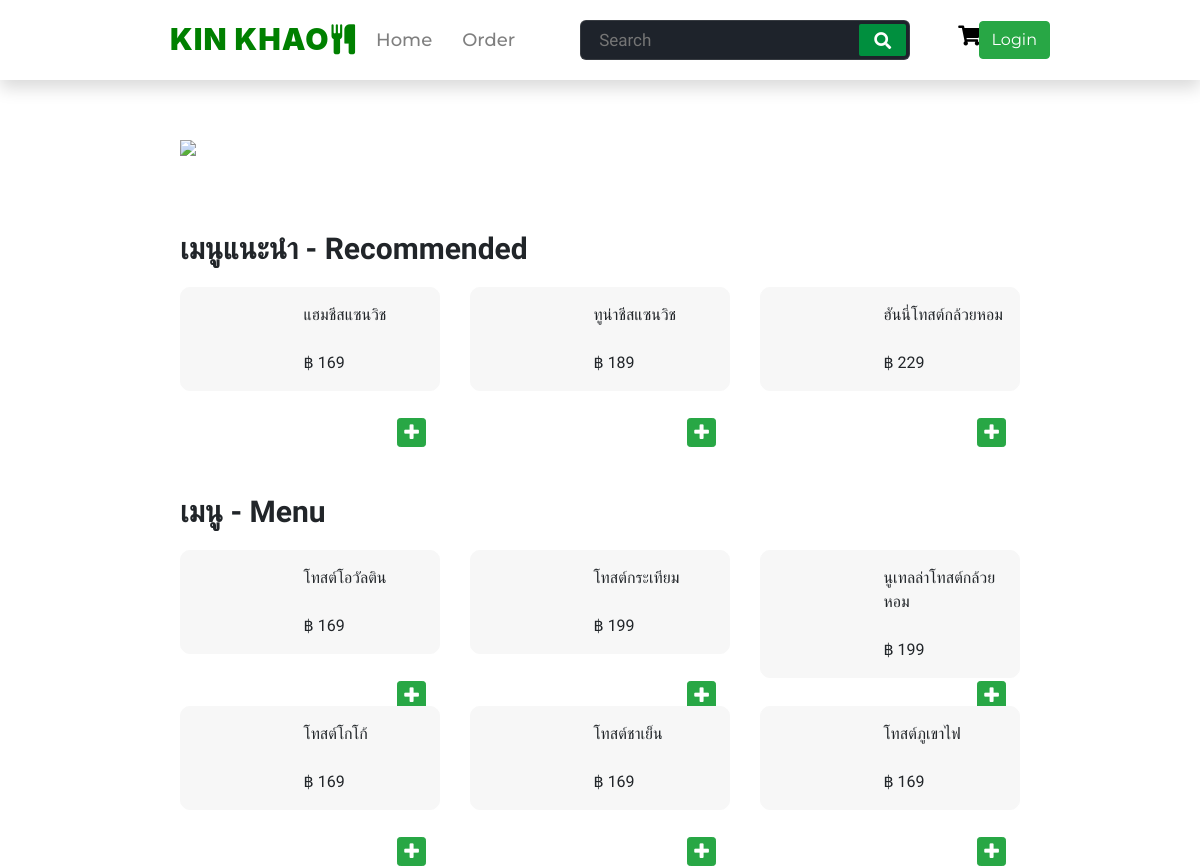
Screenshot of /shop-thecoffeeclub.php with the database file from the repository.
### tables this page shows
CREATE TABLE `menu` (
  `menu_id` int(8) NOT NULL,
  `menu_shop` mediumtext NOT NULL,
  `menu_name` varchar(255) NOT NULL,
  `menu_price` float NOT NULL,
  `menu_pic` mediumtext NOT NULL,
  `menu_desc` varchar(255) NOT NULL
);

### shop-thecoffeeclub.php (the view, shortened to what this page needs)
<?php
include 'connect.php';
mysqli_set_charset($con, "utf8");
$sql = "SELECT * FROM menu WHERE menu_shop ='thecoffeeclub'";
$result = $con->query($sql);
?>
<!DOCTYPE html>
<html lang="en">
  <head>
    <link
      rel="stylesheet"
      href="https://maxcdn.bootstrapcdn.com/bootstrap/4.3.1/css/bootstrap.min.css"
    />
    <link
      rel="stylesheet"
      href="https://cdnjs.cloudflare.com/ajax/libs/font-awesome/5.15.3/css/all.min.css"
    />
    <link rel="stylesheet" href="navbar.css" />
    <link rel="stylesheet" href="bonchon1.css" />
    <link
      rel="stylesheet"
      href="https://stackpath.bootstrapcdn.com/font-awesome/4.7.0/css/font-awesome.min.css"
    />
  </head>
  <body>
    <nav class="fixed-top shadow">
      <div class="logo">
        <p>
          KIN KHAO
          <i
            class="fa fa-cutlery"
            aria-hidden="true"
            style="margin-left: -5px"
          ></i>
        </p>
      </div>
      <div class="nav-items">
        <li><a href="index.php">Home</a></li>
        <li><a href="cus-vieworder.php">Order</a></li>
      </div>
      <form action="search.php" method="POST">
        <input
          type="search"
          class="search-data"
          placeholder="Search"
          value=""
          required
         name="search_menu"/>
        <button type="submit" class="fas fa-search"></button>
      </form>
      <h5 class="px-5 cart" name="cart-count">
                        <a name="shop-cart"href="cart.php" ><i class="fas fa-shopping-cart"></i> Cart</a>
                    </h5>
      <?php
      if (!isset($_SESSION['loggedin'])) { ?>
      <div class="Login" style="cursor: pointer">
        <button type="button" class="btn btn-success">Login</button>
      </div>
    <?php } ?>
    </nav>
    <div class="full">
      <img
        src="https://cdn.1112delivery.com/1112one/public/images/banners/March2021/TCC_BOGOSteak_1440.jpg"
        name="banner"
      />
      <div class="recmenu">
        <p name="rectxt">เมนูแนะนำ - Recommended</p>
        <div class="row">
          <?php
          $count = 0;
          while ($count < 3 && $row = $result->fetch_assoc()) { ?>
      <div class="col-4">
              <form method="post" action="insert.php">
                <div class="menu">
                  <div class="row">
                    <div class="col-5">
                    </div>
                    <div class="col-7 "><input value=" <?=$row['menu_name']?>" type="hidden" id="m_name" name="m_name">
                    <?=$row['menu_name']?>
                      </input><br><br>
                      <input value=" <?=$row['menu_id']?>"  type="hidden" id="m_id" name="m_id">฿
                      <?=$row['menu_price']?>
                    <button type="submit" class="btn btn-success btn-sm">
                    <i class="fa fa-plus fa-lg" aria-hidden="true"></i>
                  </button>
                    </div>
                  </div>
                </div>
                </form>
             </div>
            <?php
            $count++;
            }
            ?>
        </div>
      </div>
      <div class="bonmenu">
        <p name="rectxt">เมนู - Menu</p>
        <div class="row">
        <?php
    while($row = $result->fetch_assoc()) { ?>
      <div class="col-4">
              <form method="post" action="insert.php">
                <div class="menu">
                  <div class="row">
                    <div class="col-5">
                    </div>
                    <div class="col-7 "><input value=" <?=$row['menu_name']?>" type="hidden" id="m_name" name="m_name">
                    <?=$row['menu_name']?>
                      </input><br><br>
                      <input value=" <?=$row['menu_id']?>"  type="hidden" id="m_id" name="m_id">฿
                      <?=$row['menu_price']?>
                    <button type="submit" class="btn btn-success btn-sm">
                    <i class="fa fa-plus fa-lg" aria-hidden="true"></i>
                  </button>
                    </div>
                  </div>
                </div>
                </form>
             </div>
     <?php }
 ?>
        </div>
      </div>
    </div>
  </body>
</html>

### navbar.css (style rules this page uses)
* { margin: 0; padding: 0; outline: none; box-sizing: border-box; }
body { background: #fff; }
nav { background-color: #fff; display: flex; align-items: center; height: 80px; padding: 0 100px; }
nav .logo { color: green; font-size: 30px; font-weight: 900; letter-spacing: 1px; margin-right: 5px; margin-top: 15px; margin-left: 120px; }
nav .nav-items { display: flex; padding: 0 0 0 0px; font-family: "Montserrat", sans-serif; }
nav .nav-items li { list-style: none; padding: 0 15px; }
nav .nav-items li a { color: #00000080; font-size: 18px; font-weight: 500; text-decoration: none; }
nav form { display: flex; height: 40px; padding: 3px; background: #1e232b; min-width: 18% !important; border-radius: 6px; border: 1px solid rgba(155, 155, 155, 0.2); width: 30%; font-family: "Prompt", sans-serif; font-weight: 100; margin-left: 50px; }
nav form .search-data { width: 100%; height: 100%; padding: 0 15px; color: #fff; font-size: 17px; border: none; font-weight: 500; background: none; }
nav form button { padding: 0 15px; color: #fff; font-size: 17px; background: #008f3e; border: none; border-radius: 2px; cursor: pointer; }
@media (max-width: 1245px) { nav { padding: 0 50px; } }
.Login { position: absolute; font-family: "Montserrat", sans-serif; right: 150px; }
a[name="shop-cart"] { color: black; text-decoration: none; }
h5[name="cart-count"] { font-family: "Prompt", sans-serif; }

### bonchon1.css (style rules this page uses)
.full { font-family: "Prompt", sans-serif; margin-left: 15%; margin-right: 15%; }
img[name="banner"] { margin-top: 140px; width: 100%; }
p[name="rectxt"] { font-weight: 600; font-size: 30px; margin-top: 70px; }
.menu { background-color: #f7f7f7; padding: 15px; border-radius: 10px; cursor: pointer; border: 1px solid; border-color: #f7f7f7; margin-bottom: 28px; }
.recmenu button { position: absolute; right: 13px; top: 115px; padding-left: 6px; padding-right: 6px; padding-top: 3px; padding-bottom: 3px; }
.bonmenu button { position: absolute; right: 13px; top: 115px; padding-left: 6px; padding-right: 6px; padding-top: 3px; padding-bottom: 3px; }
a[name="shop-cart"] { color: black; text-decoration: none; }
h5[name="cart-count"] { font-family: "Prompt", sans-serif; }

### rows the page displays
menu: menu_name "แฮมชีสแซนวิช", menu_price "169"
menu: menu_name "ทูน่าชีสแซนวิช", menu_price "189"
menu: menu_name "ฮันนี่โทสต์กล้วยหอม", menu_price "229"
menu: menu_name "โทสต์โอวัลติน", menu_price "169"
menu: menu_name "โทสต์กระเทียม", menu_price "199"
menu: menu_name "นูเทลล่าโทสต์กล้วยหอม", menu_price "199"
menu: menu_name "โทสต์โกโก้", menu_price "169"
menu: menu_name "โทสต์ชาเย็น", menu_price "169"
menu: menu_name "โทสต์ภูเขาไฟ", menu_price "169"
